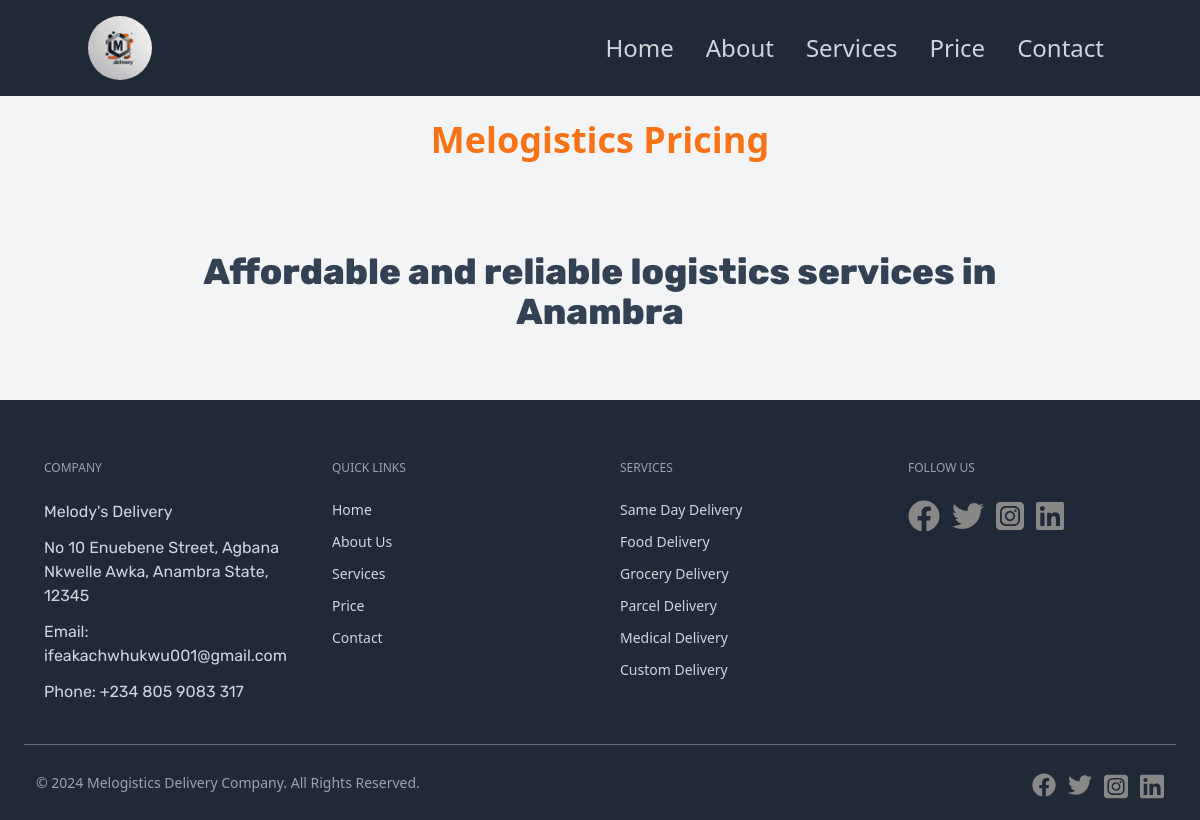
Page /prices/ on the earlier database version.
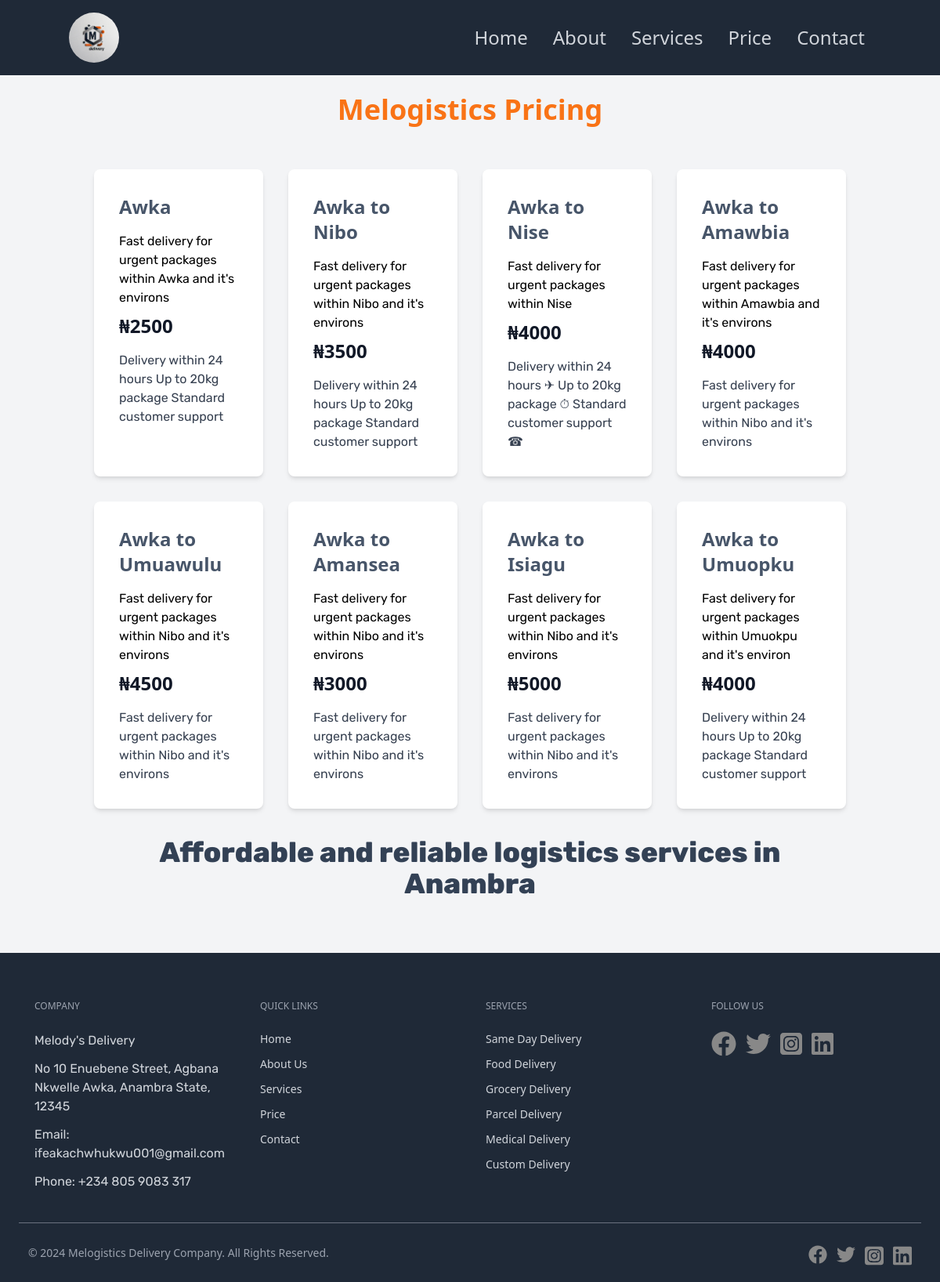
Same page on the later database version.
### core/models.py (models this page shows)
class Prices(models.Model):
    name = models.CharField(max_length=120)
    descripton1 = models.TextField()
    price = models.IntegerField()
    descripton2 = models.TextField()

### core/views.py (the view)
# urls.py: path("prices/", views.prices, name='prices'),
def prices(request):
    qs = Prices.objects.all()
    ctx = {
        "prices" : qs
    }
    return render(request, "user/prices.html",ctx)

### core/templates/user/prices.html (shortened to what this page needs)
{% extends 'base.html' %}
{% block body %}
<!DOCTYPE html>
<html lang="en">
<head>
    <link href="https://cdn.jsdelivr.net/npm/tailwindcss@2.2.19/dist/tailwind.min.css" rel="stylesheet">
</head>
<header class=" py-6">
    <div class="container mx-auto text-center text-white">
        <h1 class="text-4xl text-orange-500 font-bold">Melogistics Pricing</h1>
    </div>
</header>
<body class="bg-gray-100">
    <div class="container mx-auto p-4 sm:p-6 lg:p-8">
        <div class="grid grid-cols-1 sm:grid-cols-2 md:grid-cols-3 lg:grid-cols-4 gap-4 sm:gap-6 lg:gap-8">
            {% for price in prices %}
            <div class="bg-white p-6 sm:p-8 rounded-lg shadow-md hover:shadow-lg transition-shadow duration-300">
                <h3 class="text-l sm:text-2xl font-bold text-slate-600 mb-2 sm:mb-4">{{price.name}}</h3>
                <p class="text-sm sm:text-base mb-2">{{price.descripton1}}</p>
                <div class="text-2xl sm:text-2xl font-bold text-gray-900 mb-2 sm:mb-4">₦{{price.price}}</div>
                <ul class="text-gray-700">
                    <p class="text-sm sm:text-base">{{price.descripton2 | slice:":"}}</p>
                </ul>
            </div>
            {% endfor %}
        </div>
        <p class="text-4xl my-9 text-center font-extrabold text-slate-700">Affordable and reliable logistics services in Anambra</p>
    </div>
</body>
</html>
{% endblock%}

### core/templates/base.html (shortened to what this page needs)
<!DOCTYPE html>
{% load static %}
<html lang="en">
<head>
</head>
<body>
    <nav class="bg-gray-800 p-4">
        <div class="container mx-auto flex justify-between items-center">
            <a href="{% url 'my_view' %}" class="flex-shrink-0">
                <img class="h-16 w-16 rounded-full" src="{% static 'images/logo 4.jpg' %}" alt="Logo">
            </a>
            <div class="hidden md:flex space-x-4">
                <a href="{% url 'my_view' %}" class="text-gray-300 hover:bg-orange-500 hover:text-white p-2 rounded-[100px]">Home</a>
                <a href="{% url 'about' %}" class="text-gray-300 hover:bg-orange-500 hover:text-white p-2 rounded-[100px]">About</a>
                <a href="{% url 'services' %}" class="text-gray-300 hover:bg-orange-500 hover:text-white p-2 rounded-[100px]">Services</a>
                <a href="{% url 'prices' %}" class="text-gray-300 hover:bg-orange-500 hover:text-white p-2 rounded-[100px]">Price</a>
                <a href="{% url 'contact' %}" class="text-gray-300 hover:bg-orange-500 hover:text-white p-2 rounded-[100px]">Contact</a>
            </div>
        </div>
    </nav>
    <div class='overflow-x-hidden'>
        {% block body %}
        {% endblock %}
    </div>
    <footer class="bg-gray-800 text-white pt-10 relative w-full">
        <div class="max-w-6xl mx-auto text-gray-800 flex flex-wrap justify-left">
            <div class="p-5 w-full sm:w-1/2 md:w-1/4">
                <div class="text-xs uppercase text-gray-400 font-medium mb-6">Company</div>
                <p class="my-3 block text-gray-300">Melody's Delivery</p>
                <p class="my-3 block text-gray-300">No 10 Enuebene Street, Agbana Nkwelle Awka, Anambra State, 12345</p>
                <p class="my-3 block text-gray-300">Email: ifeakachwhukwu001@gmail.com</p>
                <p class="my-3 block text-gray-300">Phone: +234 805 9083 317</p>
            </div>
            <div class="p-5 w-full sm:w-1/2 md:w-1/4">
                <div class="text-xs uppercase text-gray-400 font-medium mb-6">Quick Links</div>
                <a href="{% url 'my_view' %}" class="my-3 block text-gray-300 hover:text-gray-100 text-sm font-medium duration-700">Home</a>
                <a href="{% url 'about' %}" class="my-3 block text-gray-300 hover:text-gray-100 text-sm font-medium duration-700">About Us</a>
                <a href="{% url 'services' %}" class="my-3 block text-gray-300 hover:text-gray-100 text-sm font-medium duration-700">Services</a>
                <a href="{% url 'prices' %}" class="my-3 block text-gray-300 hover:text-gray-100 text-sm font-medium duration-700">Price</a>
                <a href="{% url 'contact' %}" class="my-3 block text-gray-300 hover:text-gray-100 text-sm font-medium duration-700">Contact</a>
            </div>
            <div class="p-5 w-full sm:w-1/2 md:w-1/4">
                <div class="text-xs uppercase text-gray-400 font-medium mb-6">Services</div>
                <a href="#" class="my-3 block text-gray-300 hover:text-gray-100 text-sm font-medium duration-700">Same Day Delivery</a>
                <a href="#" class="my-3 block text-gray-300 hover:text-gray-100 text-sm font-medium duration-700">Food Delivery</a>
                <a href="#" class="my-3 block text-gray-300 hover:text-gray-100 text-sm font-medium duration-700">Grocery Delivery</a>
                <a href="#" class="my-3 block text-gray-300 hover:text-gray-100 text-sm font-medium duration-700">Parcel Delivery</a>
                <a href="#" class="my-3 block text-gray-300 hover:text-gray-100 text-sm font-medium duration-700">Medical Delivery</a>
                <a href="#" class="my-3 block text-gray-300 hover:text-gray-100 text-sm font-medium duration-700">Custom Delivery</a>
            </div>
            <div class="p-5 w-full sm:w-1/2 md:w-1/4">
                <div class="text-xs uppercase text-gray-400 font-medium mb-6">Follow Us</div>
                <div class="flex space-x-3">
                    <a href="https://www.facebook.com/profile.php?id=100092735882192" class="text-gray-400 hover:text-gray-100 duration-300">
                        <img src="{% static 'icons/Facebook.svg' %}" alt="Facebook">
                    </a>
                    <a href="#" class="text-gray-400 hover:text-gray-100 duration-300">
                        <img src="{% static 'icons/Twitter.svg' %}" alt="Twitter">
                    </a>
                    <a href="#" class="text-gray-400 hover:text-gray-100 duration-300">
                        <img src="{% static 'icons/Instagram.svg' %}" alt="Instagram">
                    </a>
                    <a href="#" class="text-gray-400 hover:text-gray-100 duration-300">
                        <img src="{% static 'icons/Linkedin.svg' %}" alt="LinkedIn">
                    </a>
                </div>
            </div>
        </div>
        <div class="pt-2">
            <div class="flex flex-col md:flex-row justify-between pb-5 px-3 m-auto pt-5 border-t border-gray-500 text-gray-400 text-sm max-w-6xl">
                <div class="mt-2">© 2024 Melogistics Delivery Company. All Rights Reserved.</div>
                <div class="flex space-x-3 mt-2">
                    <a href="https://www.facebook.com/profile.php?id=100092735882192" class="w-6">
                        <img src="{% static 'icons/Facebook.svg' %}" alt="Facebook">
                    </a>
                    <a href="#" class="w-6">
                        <img src="{% static 'icons/Twitter.svg' %}" alt="Twitter">
                    </a>
                    <a href="#" class="w-6">
                        <img src="{% static 'icons/Instagram.svg' %}" alt="Instagram">
                    </a>
                    <a href="#" class="w-6">
                        <img src="{% static 'icons/Linkedin.svg' %}" alt="LinkedIn">
                    </a>
                </div>
            </div>
        </div>
    </footer>
    <script src="https://cdn.tailwindcss.com"></script>
</body>
</html>

### core/templates/base.html (style rules this page uses)
p { font-family: Rubik, sans-serif; }
a { font-size: 1.5rem; }

Differences in the rows shown:
added Prices: name "Awka", descripton1 "Fast delivery for urgent packages within Awka and it's environs", price "2500", descripton2 "Delivery within 24 hours Up to 20kg package Standard customer support"
added Prices: name "Awka to Nibo", descripton1 "Fast delivery for urgent packages within Nibo and it's environs", price "3500", descripton2 "Delivery within 24 hours Up to 20kg package Standard customer support"
added Prices: name "Awka to Nise", descripton1 "Fast delivery for urgent packages within Nise", price "4000", descripton2 "Delivery within 24 hours ✈ Up to 20kg package ⏱ Standard customer support ☎"
added Prices: name "Awka to Amawbia", descripton1 "Fast delivery for urgent packages within Amawbia and it's environs", price "4000", descripton2 "Fast delivery for urgent packages within Nibo and it's environs"
added Prices: name "Awka to Umuawulu", descripton1 "Fast delivery for urgent packages within Nibo and it's environs", price "4500", descripton2 "Fast delivery for urgent packages within Nibo and it's environs"
added Prices: name "Awka to Amansea", descripton1 "Fast delivery for urgent packages within Nibo and it's environs", price "3000", descripton2 "Fast delivery for urgent packages within Nibo and it's environs"
added Prices: name "Awka to Isiagu", descripton1 "Fast delivery for urgent packages within Nibo and it's environs", price "5000", descripton2 "Fast delivery for urgent packages within Nibo and it's environs"
added Prices: name "Awka to Umuopku", descripton1 "Fast delivery for urgent packages within Umuokpu and it's environ", price "4000", descripton2 "Delivery within 24 hours Up to 20kg package Standard customer support"
